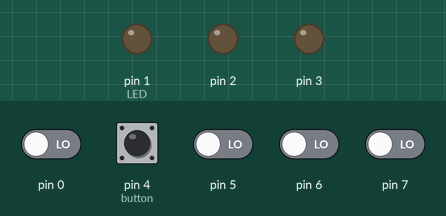
Bench run of a program on a simulated Arduino Uno, built for the host (arithmetic inside an expression is 32-bit, double 64-bit). Shown: output pins drawn as LEDs (lit = HIGH). Dashed ring = blinking. The inputs (shaded band) are chosen by the test bench; at power-on: pin 0, pin 4 (button), pin 5–7 LOW.

Above: at 1.8 s.
1.9 s: pin 4 (button) pulled HIGH for 0.6 s
At 4.0 s:
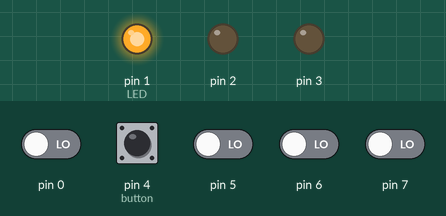
5.5 s: pin 4 (button) pulled HIGH for 1 s
At 6.2 s:
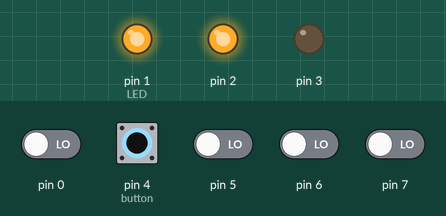
8.0 s: pin 4 (button) pulled HIGH for 0.6 s
At 10.6 s:
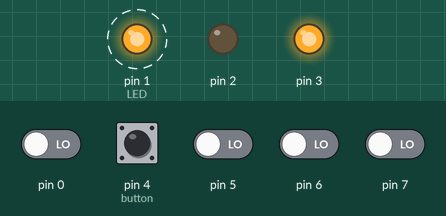
Timing chart, 0 to 20.3 s (numbered marks = the images above; inputs shaded):
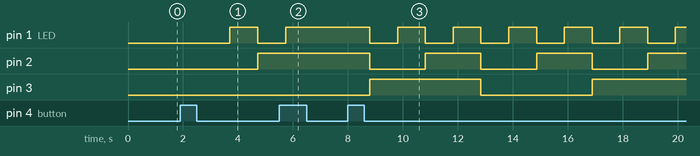

The program:

main.cpp
```cpp
#include <Arduino.h>

// D1 - LED 1
// D2 - LED 2
// D3 - LED 3
// D4 - Left button for start and stop a counter
// F6 - right button for reset
// C7 - red LED shows whether button is pressed

bool run = false;
uint8_t counter = 0;

void setup() {
  // set D1,2,3 to an output by setting DDRD
  DDRD |= (1 << 1) | (1 << 2) | (1 << 3);

  // DDR (buttons) set to zero for input
  DDRD &= ~(1 << 4);
  DDRF &= ~(1 << 6);

  // initialize all LED OFF by portD
  PORTD &= ~((1 << 1) | (1 << 2) | (1 << 3));

  // red led on board shows button pressed
  DDRC |= (1<<7);
}


void loop() {

  delay(10); // make sure button press can be detected by hardware
  if ((PIND & (1 << 4)) != 0){ // pause button pressed
    while ((PIND & (1 << 4)) != 0);
    // delay(100);
    PORTC |= (1<<7);
    run = !run;
    delay(200);
    PORTC &= ~(1<<7);
  }
  else if ((PINF & (1 << 6)) != 0){ // reset button pressed
    while ((PINF & (1 << 6)) != 0);
    // check for light
    PORTC |= (1<<7);
    delay(200);
    PORTC &= ~(1<<7);

    counter = 0;
    PORTD &= ~((1 <<1) | (1 << 2) | (1 << 3)); // turn off all LED
  }
  else{
    delay(500); // easy for detect button pressed
  }

  if (run){
    // set all light on, then off,
    // then on and compare with three binary numbers, light correct
    PORTD = (PORTD & ~((1 << 1) | (1 << 2) | (1 << 3))) | ((counter & 0x07) << 1);
    counter ++;
    if (counter >= 8) counter = 0; // reset
    delay (500);
  }
}
```

Measured:
- after the input at 1.9 s, pin 1 (LED): LOW → HIGH after 1.8 s, → LOW 1.0 s later; pin 2: LOW → HIGH after 2.8 s
- after the input at 5.5 s, pin 1 (LED): goes on until 5.7 s, then stays HIGH; pin 2: stays HIGH (without the input it goes to LOW after 1.2 s); pin 3: stays LOW (without the input it goes to HIGH after 1.2 s)
- after the input at 8.0 s, pin 1 (LED): alternates HIGH for 1.0 s and LOW for 1.0 s, starting after 0.80 s; pin 2: alternates HIGH for 2.0 s and LOW for 2.0 s, starting after 0.80 s; pin 3: LOW → HIGH after 0.80 s, → LOW 4.0 s later, → HIGH 4.0 s later
